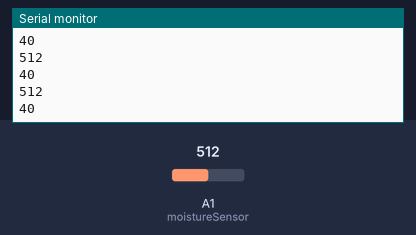
Simulated run of this sketch. Board: Arduino Uno, built with avr-gcc and run on an emulated ATmega328P. Shown: the last lines printed to the serial monitor. Inputs (shaded band) come from the test bench; at power-on: A1 (moistureSensor) = 512.

Above: at 1.2 s.
1.3 s: A1 (moistureSensor) set to 716
At 1.71 s:
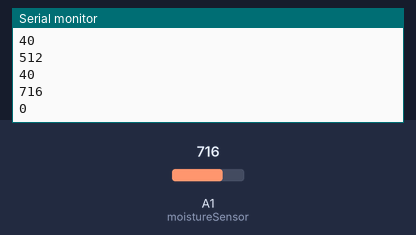
2.8 s: A1 (moistureSensor) set to 900
At 3.01 s:
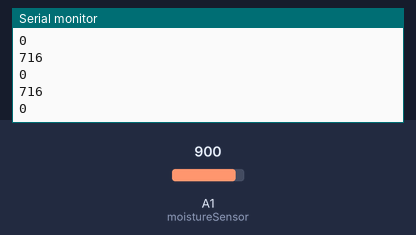
Timing chart, 0 to 5.8 s (numbered marks = the images above; inputs shaded):
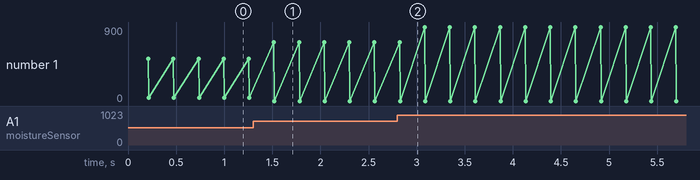

Measured:
- after the input at 1.3 s, the serial monitor: prints a new line after 0.22 s (image 1)
- plotted number 1: 40 → 0 after the input at 1.3 s

The sketch:

moisture_test.ino
```cpp
#define STABILIZATION_TIME 1500 // Let the sensor stabilize before reading


const int moistureSensor = A1;


char data[10];

void setup() {
  Serial.begin(9600);
  pinMode(moistureSensor,INPUT);
  // put your setup code here, to run once:

}

void loop() {
  measureMoisture();
  delay(50);
  // put your main code here, to run repeatedly:
}


void measureMoisture() {
  int rawValue = readAverageMoisture();
  int moistureLevelReal = map(rawValue, 610, 365, 0, 100);
  moistureLevelReal = constrain(moistureLevelReal, 0, 100);

  Serial.println(rawValue);
  Serial.println(moistureLevelReal);

  // Turn off the sensor to conserve battery and minimize corrosion
}

int readAverageMoisture() {
  int moistureTotal = 0;
  int numberOfMeasurements = 7;

  for (int i = 0; i < numberOfMeasurements; i++) {
    moistureTotal += analogRead(moistureSensor);
    delay(30);
  }

  return round(moistureTotal / numberOfMeasurements);
}
```
